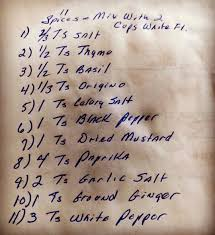
#> input picture images/old_recipe.jpg, 215 x 235 px
$ python threshold.py
#> lines starting #> are read from the running program, lines starting #| are printed output that depends on the picture
### pre_process.py
import numpy as np
import matplotlib.pyplot as plt
import cv2
import time
from scipy.signal import wiener, deconvolve
from scipy.ndimage import median_filter
import threshold

def gray_avg(pixel):
    return sum(pixel) // 3

def gray_max(pixel):
    return max(pixel)

def gray_min(pixel):
    return min(pixel)

def gray_weights(pixel):
    return int(0.3 * pixel[0] + 0.59 * pixel[1] + 0.11 * pixel[2])


def grayscale(img: np.ndarray, mode="avg"):
#> called with mode = 'w'
    gray_img = np.zeros((img.shape[0], img.shape[1]), dtype=np.int16)
#> gray_img: shape (235, 215) int16; every value is 0
    modes = {
        "avg": gray_avg,
        "max": gray_max,
        "min": gray_min,
        'w': gray_weights
    }
    f = modes[mode]
    for i in range(len(gray_img)):
        for j in range(len(gray_img[i])):
            gray_img[i][j] = f(img[i][j])
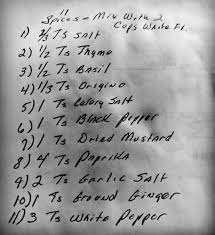
#> gray_img: shape (235, 215) int16; min 0, max 253, mean 158.4
    #gray_img = np.apply_along_axis(f, 2, img)

    return gray_img


# [38 lines left out: functions histogram, add_gaussian_noise, add_noise, not called in this run]

# [5 lines that do not run on import are left out]


### threshold.py
import numpy as np
import matplotlib.pyplot as plt
import cv2
import pre_process


# [78 lines left out: functions apply_threshold, calculate_otsu_threshold, otsu, get_window, not called in this run]


def window_mean(window):
    return np.mean(window)

def window_var(window, mu):
    return np.var(window)


# [44 lines left out: functions mean_std, niBlack, sauvola, wolf, not called in this run]


def salt_and_pepper(img):
    pre_process.add_noise(img)


if __name__ == "__main__":
    mode = 'w'
    lenna = pre_process.grayscale(cv2.imread("./images/old_recipe.jpg"), mode=mode)
    A = sauvola(lenna , W=9)
#> the loop in mean_std, `for r in range(rows):` made 235 passes
#> after the loop in mean_std, `for r in range(rows):`:
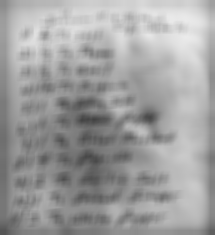
#> M: shape (235, 215) float64; min 66.33, max 235, mean 159.4
#> after the loop in mean_std, `for r in range(rows):`:
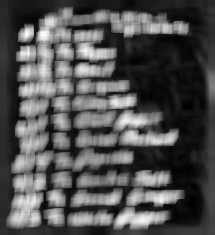
#> S: shape (235, 215) float64; min 0.918, max 71.56, mean 23.5; drawn with min black and max white
#> after the loop in sauvola, `for r in range(rows):`:
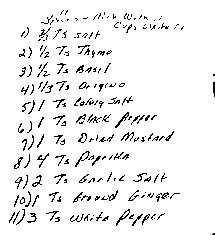
#> bw_img: shape (235, 215) float64; 93.9% white; black in thin lines or dots
    cv2.imwrite("test.jpg", A)
